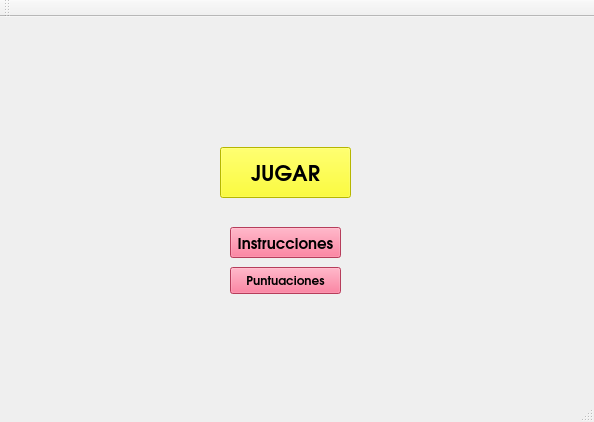
<?xml version="1.0" encoding="UTF-8"?>
<ui version="4.0">
 <class>MainWindow</class>
 <widget class="QMainWindow" name="MainWindow">
  <property name="geometry">
   <rect>
    <x>0</x>
    <y>0</y>
    <width>594</width>
    <height>422</height>
   </rect>
  </property>
  <property name="windowTitle">
   <string>MainWindow</string>
  </property>
  <property name="tabShape">
   <enum>QTabWidget::Triangular</enum>
  </property>
  <widget class="QWidget" name="centralWidget">
   <widget class="QPushButton" name="JUGAR">
    <property name="geometry">
     <rect>
      <x>220</x>
      <y>130</y>
      <width>131</width>
      <height>51</height>
     </rect>
    </property>
    <property name="font">
     <font>
      <family>URW Gothic L</family>
      <pointsize>16</pointsize>
      <weight>75</weight>
      <italic>false</italic>
      <bold>true</bold>
     </font>
    </property>
    <property name="styleSheet">
     <string notr="true">background-color: rgb(255, 255, 0);

</string>
    </property>
    <property name="text">
     <string>JUGAR</string>
    </property>
   </widget>
   <widget class="QPushButton" name="puntaje">
    <property name="geometry">
     <rect>
      <x>230</x>
      <y>250</y>
      <width>111</width>
      <height>27</height>
     </rect>
    </property>
    <property name="font">
     <font>
      <family>URW Gothic L</family>
      <weight>75</weight>
      <bold>true</bold>
     </font>
    </property>
    <property name="styleSheet">
     <string notr="true">background-color: rgb(255, 85, 127);
</string>
    </property>
    <property name="text">
     <string>Puntuaciones</string>
    </property>
   </widget>
   <widget class="QPushButton" name="instrucciones">
    <property name="geometry">
     <rect>
      <x>230</x>
      <y>210</y>
      <width>111</width>
      <height>31</height>
     </rect>
    </property>
    <property name="palette">
     <palette>
      <active>
       <colorrole role="Button">
        <brush brushstyle="SolidPattern">
         <color alpha="255">
          <red>255</red>
          <green>85</green>
          <blue>127</blue>
         </color>
        </brush>
       </colorrole>
       <colorrole role="Base">
        <brush brushstyle="SolidPattern">
         <color alpha="255">
          <red>255</red>
          <green>85</green>
          <blue>127</blue>
         </color>
        </brush>
       </colorrole>
       <colorrole role="Window">
        <brush brushstyle="SolidPattern">
         <color alpha="255">
          <red>255</red>
          <green>85</green>
          <blue>127</blue>
         </color>
        </brush>
       </colorrole>
      </active>
      <inactive>
       <colorrole role="Button">
        <brush brushstyle="SolidPattern">
         <color alpha="255">
          <red>255</red>
          <green>85</green>
          <blue>127</blue>
         </color>
        </brush>
       </colorrole>
       <colorrole role="Base">
        <brush brushstyle="SolidPattern">
         <color alpha="255">
          <red>255</red>
          <green>85</green>
          <blue>127</blue>
         </color>
        </brush>
       </colorrole>
       <colorrole role="Window">
        <brush brushstyle="SolidPattern">
         <color alpha="255">
          <red>255</red>
          <green>85</green>
          <blue>127</blue>
         </color>
        </brush>
       </colorrole>
      </inactive>
      <disabled>
       <colorrole role="Button">
        <brush brushstyle="SolidPattern">
         <color alpha="255">
          <red>255</red>
          <green>85</green>
          <blue>127</blue>
         </color>
        </brush>
       </colorrole>
       <colorrole role="Base">
        <brush brushstyle="SolidPattern">
         <color alpha="255">
          <red>255</red>
          <green>85</green>
          <blue>127</blue>
         </color>
        </brush>
       </colorrole>
       <colorrole role="Window">
        <brush brushstyle="SolidPattern">
         <color alpha="255">
          <red>255</red>
          <green>85</green>
          <blue>127</blue>
         </color>
        </brush>
       </colorrole>
      </disabled>
     </palette>
    </property>
    <property name="font">
     <font>
      <family>URW Gothic L</family>
      <pointsize>11</pointsize>
      <weight>75</weight>
      <bold>true</bold>
     </font>
    </property>
    <property name="styleSheet">
     <string notr="true">background-color: rgb(255, 85, 127);</string>
    </property>
    <property name="text">
     <string>Instrucciones</string>
    </property>
   </widget>
  </widget>
  <widget class="QMenuBar" name="menuBar">
   <property name="geometry">
    <rect>
     <x>0</x>
     <y>0</y>
     <width>594</width>
     <height>25</height>
    </rect>
   </property>
  </widget>
  <widget class="QToolBar" name="mainToolBar">
   <attribute name="toolBarArea">
    <enum>TopToolBarArea</enum>
   </attribute>
   <attribute name="toolBarBreak">
    <bool>false</bool>
   </attribute>
  </widget>
  <widget class="QStatusBar" name="statusBar"/>
 </widget>
 <layoutdefault spacing="6" margin="11"/>
 <resources/>
 <connections/>
</ui>
